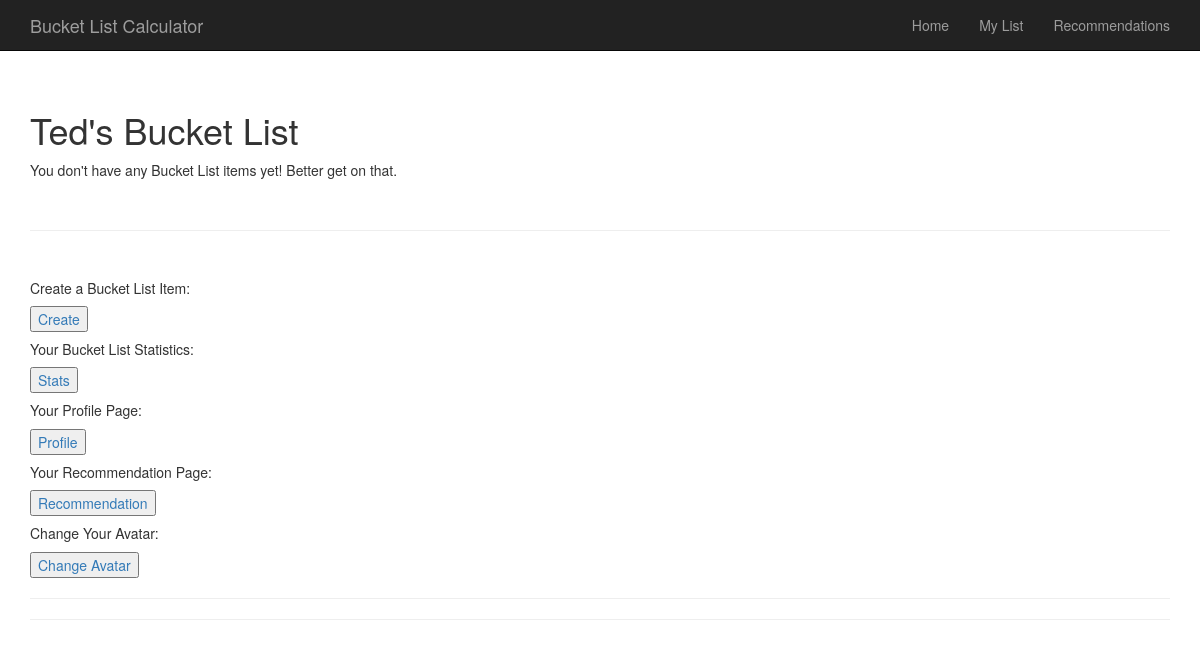
/bucketlist/mylist/ (signed in), run on an earlier commit of the app's database.
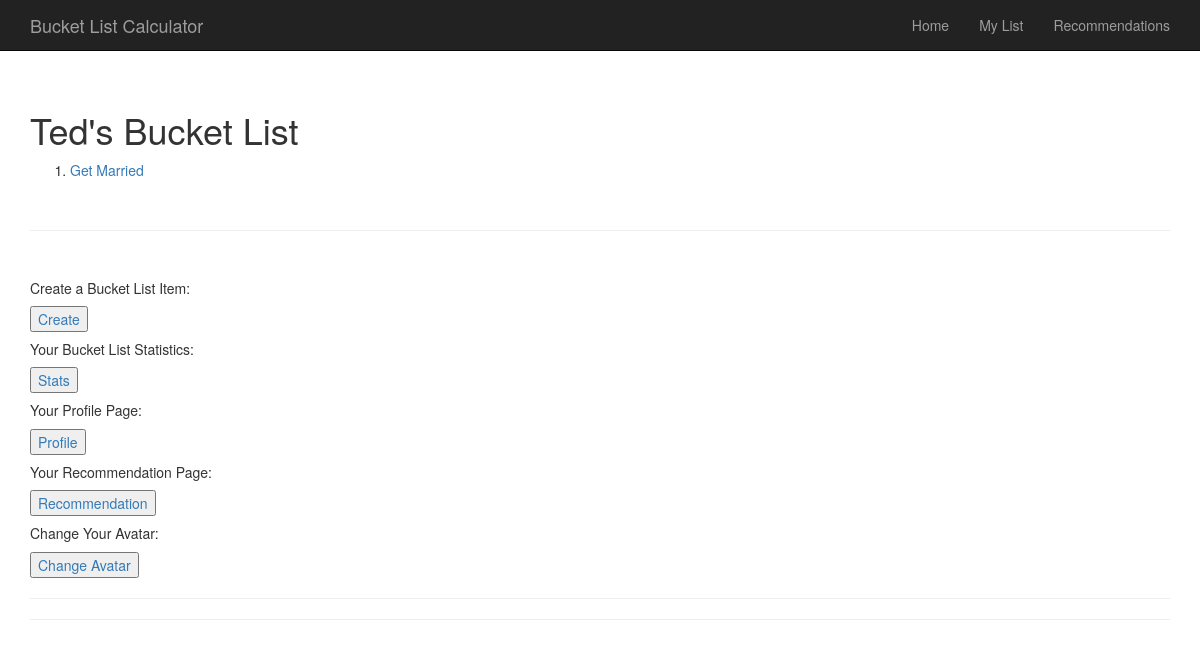
And on a later commit of the database.
### BucketList/models.py (models this page shows, shortened)
class BucketListItem(models.Model):
    text = models.CharField(max_length = 200)
    pub_by = models.ForeignKey(User,editable = False)
    pub_date = models.DateTimeField(editable=False)
    goal_type = models.CharField(choices = CHOICES, max_length = 200)
    cost = models.IntegerField(max_length = 20)
    time = models.IntegerField(max_length = 20)
    hours = models.IntegerField(max_length = 20)
    crossed_off = models.BooleanField(editable = False)
    def recently_added(self):
        return self.pub_date >= timezone.now() - datetime.timedelta(days = 1)
    recently_added.boolean = True

### BucketList/views.py (the view)
@login_required
def my_list(request):
    personal_list = BucketListItem.objects.all().filter(pub_by = request.user.id)
    context = {'personal_list': personal_list,
                      'user': request.user.username
                    }
    return render(request, 'BucketList/mylist.html', context)

### BucketList/templates/BucketList/mylist.html (shortened to what this page needs)
{% extends 'base.html' %}
{% block content %}
{% if user %}
    <br/>
    <h1>{{user}}'s Bucket List</h1>
    {% load avatar_tags %}
    {% load inbox %}
    {% if personal_list %}
        <ol>
        {% for item in personal_list %}
            {% if item.crossed_off == True %}
                <li><a href = '/bucketlist/mylist/view/{{item.id}}/'  style="text-decoration: line-through;">{{ item.text }}</a></li>
            {% else %}
                <li><a href = '/bucketlist/mylist/view/{{item.id}}/'>{{ item.text }}</a></li>
            {% endif %}
        {% endfor %}
        </ol>
    {% else %}
        <p>You don't have any Bucket List items yet!  Better get on that.</p>
    {% endif %}
    <br/>
    <hr>
    <br/>
    <h5>Create a Bucket List Item:</h5>
    <button><a href="/bucketlist/create/">Create</a></button>
    <br/>
    <h5>Your Bucket List Statistics:</h5>
    <button><a href="/bucketlist/mylist/stats/">Stats</a></button>
    <br/>
    <h5>Your Profile Page:</h5>
    <button><a href="/bucketlist/userstats/{{user}}">Profile</a></button>
    <br/>
    <h5>Your Recommendation Page:</h5>
    <button><a href="/bucketlist/mylist/recommendation/">Recommendation</a></button>
    <br/>
    <h5>Change Your Avatar:</h5>
    <button><a href="{% url 'avatar_change' %}">Change Avatar</a></button>
    <br/>
{% else %}
    <p>Sorry, it doesn't seem like you are logged in!</p>
{% endif %}
{% endblock content %}

What changed in the data, as far as the page shows it:
added BucketListItem: text "Get Married"
Also different on the page:
text no longer shown: "You don't have any Bucket List items yet! Better get on that."
